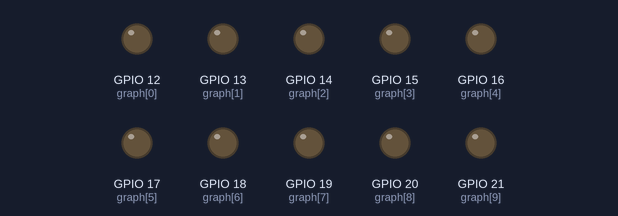
A program run on a simulated Raspberry Pi (BCM pin numbers). Parts: output pins drawn as LEDs (lit = HIGH).

Above: at 0.2 s.
At 1.7 s:
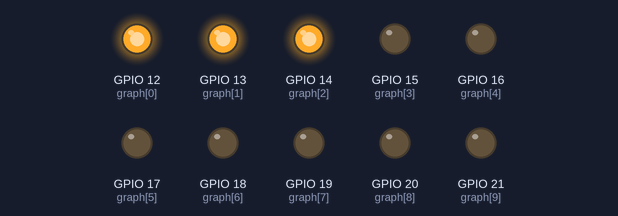
At 2.7 s:
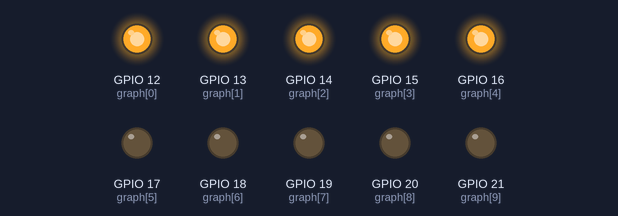
At 5.0 s:
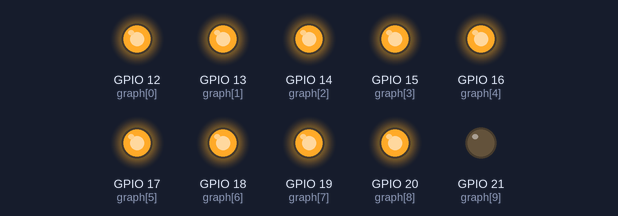
At 8.7 s:
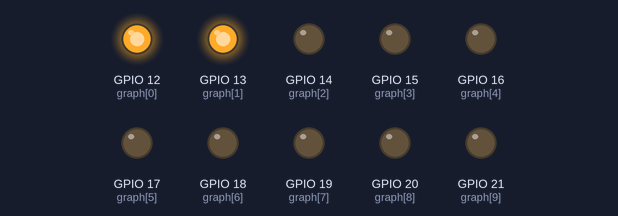
At 12.2 s:
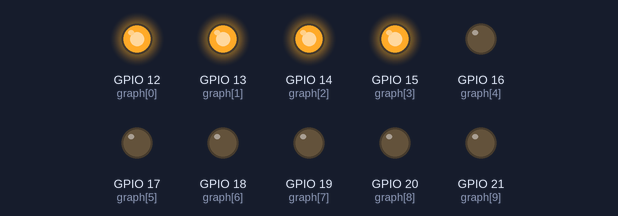
Timing chart, 0 to 13.0 s (numbered marks = the images above):
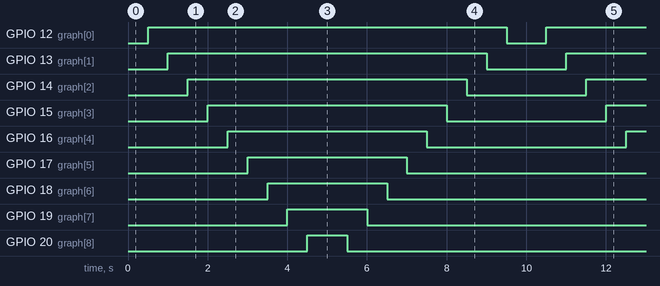

Measured:
- by itself, GPIO 12 (graph[0]): alternates HIGH for 9.0 s and LOW for 1.0 s
- by itself, GPIO 13 (graph[1]): alternates HIGH for 8.0 s and LOW for 2.0 s
- by itself, GPIO 14 (graph[2]): alternates HIGH for 7.0 s and LOW for 3.0 s
- by itself, GPIO 15 (graph[3]): alternates HIGH for 6.0 s and LOW for 4.0 s
- by itself, GPIO 16 (graph[4]): alternates HIGH for 5.0 s and LOW for 5.0 s
- by itself, GPIO 17 (graph[5]): alternates HIGH for 4.0 s and LOW for 6.0 s
- by itself, GPIO 18 (graph[6]): alternates HIGH for 3.0 s and LOW for 7.0 s
- by itself, GPIO 19 (graph[7]): alternates HIGH for 2.0 s and LOW for 8.0 s

The program:

barraled.py
```python
'''Formato para Python
Nombre del archivo: baraled.py
Descripción: Barra led
Autor: Héctor Castillo Guerra
Versión: 1.0'''
from gpiozero import LEDBarGraph
from time import sleep

graph = LEDBarGraph(12, 13, 14, 15, 16, 17, 18, 19, 20, 21)

try:
    while True:
        for i in range(10):  # encendido
            graph.value = i / 10
            sleep(0.5)
        for i in reversed(range(10)):  # apagado
            graph.value = i / 10
            sleep(0.5)
except KeyboardInterrupt:
    graph.off()
    print("apagado")
```
